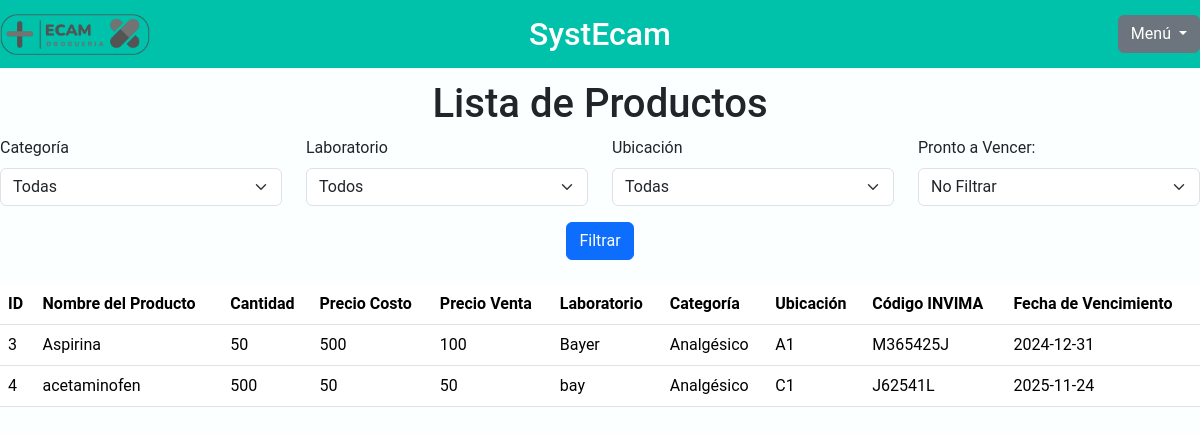
Before: /consultar.php with the older database file.
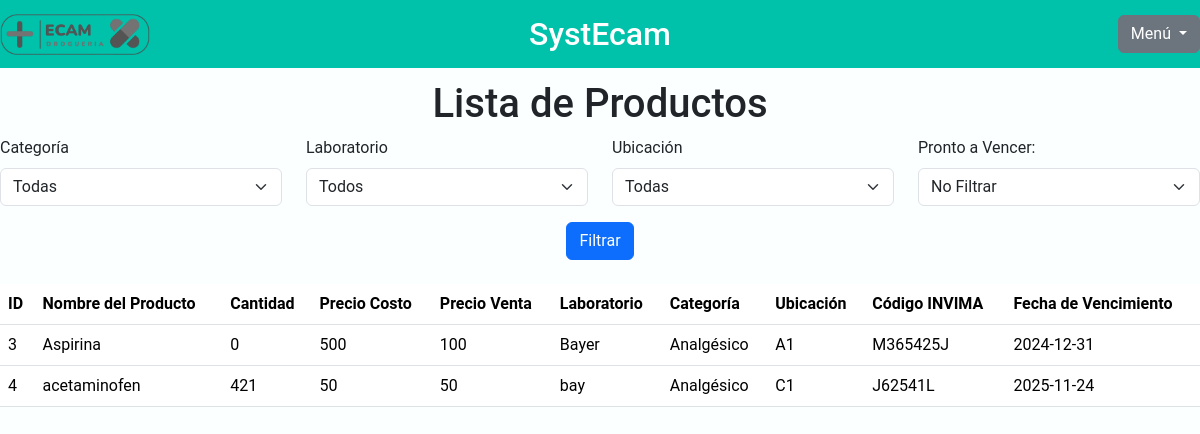
After: the same page with the newer database file.
### tables this page shows
CREATE TABLE `productos` (
  `id_producto` int(45) NOT NULL,
  `nombre_producto` varchar(45) DEFAULT NULL,
  `cantidad` int(45) DEFAULT NULL,
  `precio_costo` int(45) DEFAULT NULL,
  `precio_venta` int(45) DEFAULT NULL,
  `laboratorio` varchar(45) DEFAULT NULL,
  `categoria` varchar(45) DEFAULT NULL,
  `cod_invima` varchar(45) DEFAULT NULL,
  `fecha_vencimiento` date DEFAULT NULL,
  `ubicacion` varchar(45) DEFAULT NULL
);

### consultar.php (the view, shortened to what this page needs)
<?php
$conn = new mysqli("localhost", "root", "", "basesystecam");
$query = "SELECT * FROM productos WHERE 1=1";
$resultado = $conn->query($query);
?>
<!DOCTYPE html>
<html lang="es">
<head>
    <link href="https://cdn.jsdelivr.net/npm/bootstrap@5.3.3/dist/css/bootstrap.min.css" rel="stylesheet">
    <link rel="stylesheet" href="css/consultar.css">
</head>
<body>
    <header>
        <div class="header-container">
            <img src="img/logo.png" alt="SystEcam" class="logo">
            <h1 class="nombre-software">
                <a href="modulos.php" style="text-decoration: none; color: inherit;">SystEcam</a>
            </h1>
            <div class="dropdown" style="position: absolute; right: 0;">
                <button class="btn btn-secondary dropdown-toggle" type="button" data-bs-toggle="dropdown" aria-expanded="false">
                    Menú
                </button>
            </div>
        </div>
    </header>
    <div class="container">
        <h1 class="text-center">Lista de Productos</h1>
        <form method="GET" class="row mb-4">
            <div class="col-md-3">
                <label for="categoria" class="form-label">Categoría</label>
                <select name="categoria" id="categoria" class="form-select">
                    <option value="">Todas</option>
                </select>
            </div>
            <div class="col-md-3">
                <label for="laboratorio" class="form-label">Laboratorio</label>
                <select name="laboratorio" id="laboratorio" class="form-select">
                    <option value="">Todos</option>
                </select>
            </div>
            <div class="col-md-3">
                <label for="ubicacion" class="form-label">Ubicación</label>
                <select name="ubicacion" id="ubicacion" class="form-select">
                    <option value="">Todas</option>
                </select>
            </div>
            <div class="col-md-3">
                <label for="pronto_vencer" class="form-label">Pronto a Vencer:</label>
                <select name="pronto_vencer" id="pronto_vencer" class="form-select">
                    <option value="">No Filtrar</option>
                </select>
            </div>
            <div class="col-12 mt-3 text-center">
                <button type="submit" class="btn btn-primary">Filtrar</button>
            </div>
        </form>
        <table class="table">
            <thead>
                <tr>
                    <th>ID</th>
                    <th>Nombre del Producto</th>
                    <th>Cantidad</th>
                    <th>Precio Costo</th>
                    <th>Precio Venta</th>
                    <th>Laboratorio</th>
                    <th>Categoría</th>
                    <th>Ubicación</th>
                    <th>Código INVIMA</th>
                    <th>Fecha de Vencimiento</th>
                </tr>
            </thead>
            <tbody>
                <?php if ($resultado->num_rows > 0): ?>
                    <?php while ($fila = $resultado->fetch_assoc()): ?>
                    <tr>
                        <td><?php echo $fila['id_producto']; ?></td>
                        <td><?php echo $fila['nombre_producto']; ?></td>
                        <td><?php echo $fila['cantidad']; ?></td>
                        <td><?php echo $fila['precio_costo']; ?></td>
                        <td><?php echo $fila['precio_venta']; ?></td>
                        <td><?php echo $fila['laboratorio']; ?></td>
                        <td><?php echo $fila['categoria']; ?></td>
                        <td><?php echo $fila['ubicacion']; ?></td>
                        <td><?php echo $fila['cod_invima']; ?></td>
                        <td><?php echo $fila['fecha_vencimiento']; ?></td>
                    </tr>
                    <?php endwhile; ?>
                <?php else: ?>
                    <tr>
                        <td colspan="10" class="text-center">No se encontraron productos.</td>
                    </tr>
                <?php endif; ?>
            </tbody>
        </table>
    </div>
</body>
</html>

Changed rows visible on the page:
changed productos "Aspirina": cantidad "50" → "0"
changed productos "acetaminofen": cantidad "500" → "421"
